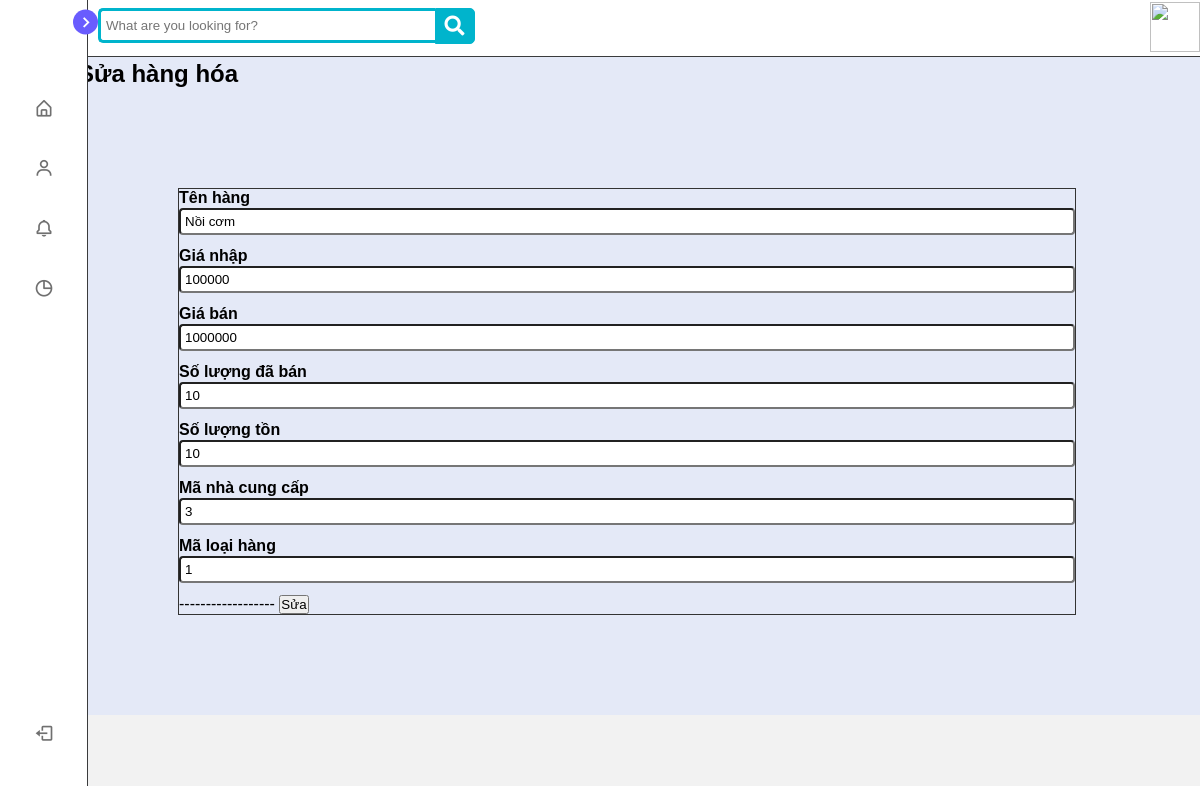
Page /goods/update.php on the earlier database version.
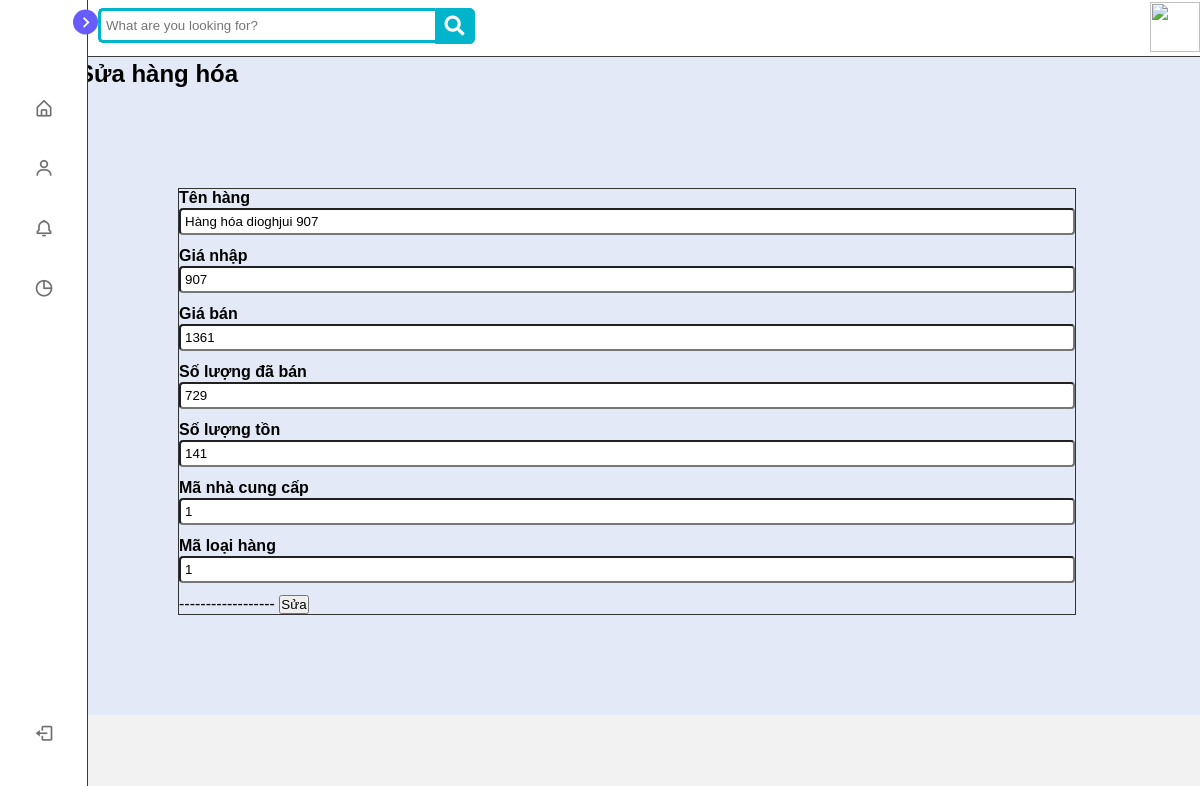
Same page on the later database version.
### tables this page shows
CREATE TABLE IF NOT EXISTS `hang_hoa` (
  `ma` int(11) NOT NULL AUTO_INCREMENT,
  `ten_hang` varchar(50) NOT NULL,
  `gia_nhap` int(11) NOT NULL,
  `gia_ban` int(11) NOT NULL,
  `img_link` varchar(255) NOT NULL,
  `so_luong_da_ban` int(11) NOT NULL,
  `so_luong_ton` int(11) NOT NULL,
  `ma_nha_cung_cap` int(11) NOT NULL,
  `ma_loai_hang` int(11) NOT NULL,
  `create_at` datetime NOT NULL DEFAULT CURRENT_TIMESTAMP,
  PRIMARY KEY (`ma`),
  KEY `ma_loai_hang` (`ma_loai_hang`)
);

### goods/update.php (the view, shortened to what this page needs)
<?php
require_once("../connect.php");
?>
<?php require_once('../root/top.php') ?>
</head>
<body>
  <?php require_once('../root/menu.php') ?>
  <?php require_once('../root/header.php') ?>
  <div>
    <h2>Sửa hàng hóa</h2>
  </div>
  <div class="wrap">
    <form id="form-edit" method="POST" action="./process/process_update.php">
      <div class="mb-3 form-group edit">
        <label for="exampleInputEmail1" class="form-label-1">Tên hàng</label>
        <input name="ten_hang" class="form-control form-style" rules="required" value="<?php echo $item['ten_hang'] ?>">
      </div>
      <div class="mb-3 form-group edit">
        <label for="exampleInputEmail1" class="form-label-1">Giá nhập</label>
        <input name="gia_nhap" class="form-control form-style" rules="required" value="<?php echo $item['gia_nhap'] ?>">
      </div>
      <div class="mb-3 form-group edit">
        <label for="exampleInputEmail1" class="form-label-1">Giá bán</label>
        <input name="gia_ban" class="form-control form-style" rules="required" value="<?php echo $item['gia_ban'] ?>">
      </div>
      <div class="mb-3 form-group edit">
        <label for="exampleInputEmail1" class="form-label-1">Số lượng đã bán</label>
        <input name="so_luong_da_ban" class="form-control form-style" rules="required" value="<?php echo $item['so_luong_da_ban'] ?>">
      </div>
      <div class="mb-3 form-group edit">
        <label for="exampleInputEmail1" class="form-label-1">Số lượng tồn</label>
        <input name="so_luong_ton" class="form-control form-style" rules="required" value="<?php echo $item['so_luong_ton'] ?>">
      </div>
      <div class="mb-3 form-group edit">
        <label for="exampleInputEmail1" class="form-label-1">Mã nhà cung cấp</label>
        <input name="ma_nha_cung_cap" class="form-control form-style" rules="required" value="<?php echo $item['ma_nha_cung_cap'] ?>">
      </div>
      <div class="mb-3 form-group edit">
        <label for="exampleInputEmail1" class="form-label-1">Mã loại hàng</label>
        <input name="ma_loai_hang" class="form-control form-style" rules="required" value="<?php echo $item['ma_loai_hang'] ?>">
      </div>
      ------------------
      <button class="btn btn-primary mt-4 " type="submit">Sửa</button>
    </form>
  </div>
  <?php require_once('../root/footer.php') ?>
</body>
</html>

Differences in the rows shown:
no longer on this page (row unchanged): hang_hoa: ten_hang "Nồi cơm", gia_nhap "100000", gia_ban "1000000", so_luong_da_ban "10", so_luong_ton "10", ma_nha_cung_cap "3", ma_loai_hang "1"
added hang_hoa: ten_hang "Hàng hóa dioghjui 907", gia_nhap "907", gia_ban "1361", so_luong_da_ban "729", so_luong_ton "141", ma_nha_cung_cap "1", ma_loai_hang "1"
